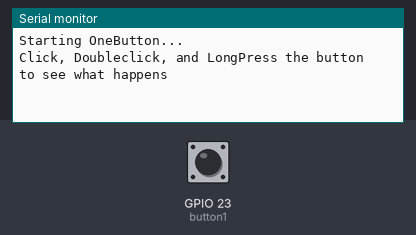
This sketch was run on a simulated ESP32. Parts: the last lines printed to the serial monitor. The test bench sets the inputs (shaded band); at power-on: GPIO 23 (button1) HIGH.

Above: at 1.2 s.
1.3 s: GPIO 23 (button1) pulled LOW for 1 s
At 3.0 s:
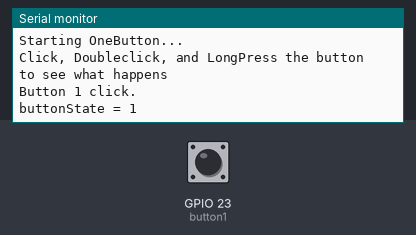
3.8 s: GPIO 23 (button1) pulled LOW for 1 s
At 4.9 s:
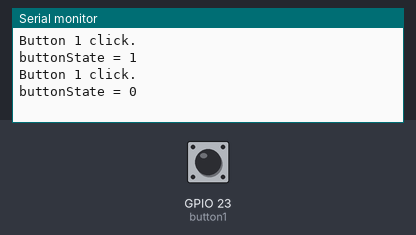
7.8 s: GPIO 23 (button1) pulled LOW for 3.2 s
At 9.2 s:
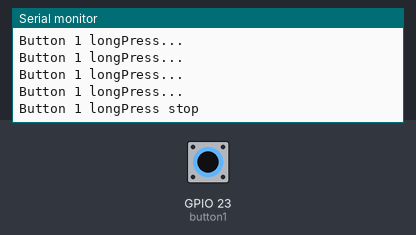
12.5 s: GPIO 23 (button1) pulsed LOW 2 times (0.12 s each, 0.3 s apart)
At 13.4 s:
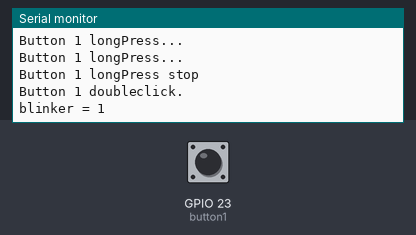

Measured:
- after the input at 1.3 s, the serial monitor: prints a new line after 0.30 s (image 1)
- after the input at 3.8 s, the serial monitor: prints a new line after 0.30 s (image 2)
- after the input at 7.8 s, the serial monitor: prints a new line after 0.30 s (image 3)
- after the input at 12.5 s, the serial monitor: prints a new line after 0.35 s (image 4)

The sketch:

L04_01_oneButton.ino.ino
```cpp
/*
 * Project: Using OneButton library
 * Description: Introduct Students to OneButton Library using a button and the serial monitor
 * Author: Brian A Rashap
 * Date: 13-Dec-2019
 */

// Set-up: connect a button with a pulldown resistor to Pin 23

#include "OneButton.h"

// Setup OneButton on pin 23
OneButton button1(23,false);    // the second parameter is the "activeLOW" option: "true" means when button is pushed the input is LOW
                                // our button is connected with a pull_down resistor, so we set this parameter to "false"
bool buttonState = false;       // with a single and double click, we will change the states of these two parameters.
bool blinker = false;           // they will be used in the next assignments

void setup() {

  Serial.begin(9600);
  while (!Serial);

  // link the button 1 functions.
  button1.attachClick(click1);
  button1.attachDoubleClick(doubleclick1);
  button1.attachLongPressStart(longPressStart1);
  button1.attachLongPressStop(longPressStop1);
  button1.attachDuringLongPress(longPress1);
  button1.setClickTicks(250);
  button1.setPressTicks(2000);

  Serial.println("Starting OneButton...");
  Serial.println("Click, Doubleclick, and LongPress the button to see what happens");
}

void loop() {
  button1.tick();     // keep watching the button to see if it is clicked, doubleclicked, or long pressed.
}


// ----- button 1 callback functions

// This function will be called when the button1 was pressed 1 time (a click)
void click1() {
  Serial.printf("Button 1 click.\n");
  buttonState = !buttonState;
  Serial.printf("buttonState = %i\n",buttonState);
}

// This function will be called when the button1 was pressed 2 times in a short timeframe (a double click)
void doubleclick1() {
  Serial.printf("Button 1 doubleclick.\n");
  blinker = !blinker;
  Serial.printf("blinker = %i\n",blinker);
}

// This function will be called once, when the button1 is pressed for a long time.
void longPressStart1() {
  Serial.printf("Button 1 longPress start\n");
}

// This function will be called often, while the button1 is pressed for a long time.
void longPress1() {
  Serial.printf("Button 1 longPress...\n");
  delay(250);
}

// This function will be called once, when the button1 is released after beeing pressed for a long time.
void longPressStop1() {
  Serial.printf("Button 1 longPress stop\n");
}
```
